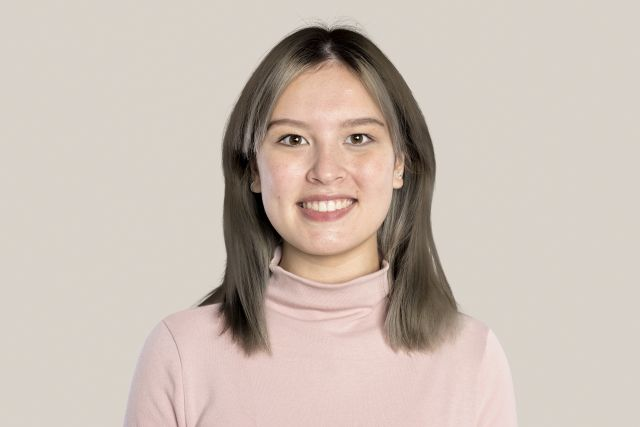
#> input picture VA - Visión artifical/practicas evaluables/Ejercicios geometría proyectiva/Notebooks clase/Teor_a/Tema2/Notebooks/foto1.jpg, 640 x 427 px
$ jupyter execute --allow-errors Sesion2.ipynb   (shell and % lines are left out)
#> lines starting #> are read from the running program, lines starting #| are printed output that depends on the picture
# Parte 1.- Recordatorio de homografías

[cell 1]
import numpy as np
import cv2
import matplotlib.pyplot as plt
import ipywidgets as widgets
from ipywidgets import HBox, VBox, Layout

# ==========================================
# 1. GENERAR EL MISMO TABLERO DE LA SESIÓN 1
# ==========================================
size_grid = int(400)
grid_size = int(50)
chessboard = np.zeros((size_grid, size_grid, 3), dtype=np.uint8)

for i in range(size_grid):
    for j in range(size_grid):
        if (i // grid_size + j // grid_size) % 2 == 0:
            chessboard[i, j] = [255, 255, 255]  # Blanco/Claro
        else:
            chessboard[i, j] =  [40, 40, 40]     # Gris oscuro

# ==========================================
# 2. DEFINICIÓN DE CONTROLES DESLIZANTES (SLIDERS)
# ==========================================
style = {'description_width': 'initial'}
layout_slider = Layout(width='280px')

# Bloque Afín (Azul)
h11 = widgets.FloatSlider(value=1.0, min=0.5, max=2.0, step=0.1, description='h11 (Escala X)', style=style, layout=layout_slider)
h12 = widgets.FloatSlider(value=0.0, min=-1.0, max=1.0, step=0.1, description='h12 (Cizalladura X)', style=style, layout=layout_slider)
h21 = widgets.FloatSlider(value=0.0, min=-1.0, max=1.0, step=0.1, description='h21 (Cizalladura Y)', style=style, layout=layout_slider)
h22 = widgets.FloatSlider(value=1.0, min=0.5, max=2.0, step=0.1, description='h22 (Escala Y)', style=style, layout=layout_slider)

# Bloque de Traslación (Verde)
h13 = widgets.FloatSlider(value=0.0, min=-200.0, max=200.0, step=10.0, description='h13 (Traslación X)', style=style, layout=layout_slider)
h23 = widgets.FloatSlider(value=0.0, min=-200.0, max=200.0, step=10.0, description='h23 (Traslación Y)', style=style, layout=layout_slider)

# Bloque Proyectivo (Rojo)
h31 = widgets.FloatSlider(value=0.0, min=-0.003, max=0.003, step=0.0002, readout_format='.4f', description='h31 (Fuga Horizontal)', style=style, layout=layout_slider)
h32 = widgets.FloatSlider(value=0.0, min=-0.003, max=0.003, step=0.0002, readout_format='.4f', description='h32 (Fuga Vertical)', style=style, layout=layout_slider)

# ==========================================
# 3. BOTÓN DE RESET
# ==========================================
btn_reset = widgets.Button(
    description='Resetear Matriz (Identidad)',
    button_style='warning', # Color naranja/amarillo de atención
    icon='refresh',
    layout=Layout(width='280px', margin='15px 0px 0px 0px')
)

# [9 lines left out: function reset_values, not called in this run]

btn_reset.on_click(reset_values)

# ==========================================
# 4. FUNCIÓN AUXILIAR PARA DIBUJAR LA MATRIZ DE COLORES
# ==========================================
# [66 lines left out: functions dibujar_matriz_colores, actualizar_simulacion, not called in this run]

# Vincular actualización interactiva de los controles a la función principal
out = widgets.interactive_output(
    actualizar_simulacion,
    {
        'h11_v': h11, 'h12_v': h12, 'h13_v': h13,
        'h21_v': h21, 'h22_v': h22, 'h23_v': h23,
        'h31_v': h31, 'h32_v': h32
    }
)

# ==========================================
# 6. DISTRIBUCIÓN VISUAL DE LA INTERFAZ
# ==========================================
caja_afin = VBox([widgets.HTML("<b>Bloque Afín (Azul)</b>"), h11, h12, h21, h22], layout=Layout(border='2px solid #D6EAF8', padding='10px', margin='5px'))
caja_tras = VBox([widgets.HTML("<b>Traslación (Verde)</b>"), h13, h23], layout=Layout(border='2px solid #D4EFDF', padding='10px', margin='5px'))
caja_proj = VBox([widgets.HTML("<b>Fila Proyectiva (Rojo)</b>"), h31, h32, btn_reset], layout=Layout(border='2px solid #FADBD8', padding='10px', margin='5px'))

controles = HBox([caja_afin, caja_tras, caja_proj])
interface = VBox([controles, out])

display(interface)

## Un segundo ejemplo: morphing

[cell 2]

import cv2
import numpy as np
import matplotlib.pyplot as plt
import ipywidgets as widgets
from IPython.display import display

puntos_A = []
puntos_B = []

# Cargar imágenes originales (OpenCV las lee en formato BGR nativo)
imgA_bgr = cv2.imread('foto1.jpg')
#> imgA_bgr is the input picture: shape (427, 640, 3); mean B, G, R 180.7, 190.3, 203.1
imgB_bgr = cv2.imread('foto2.jpg')
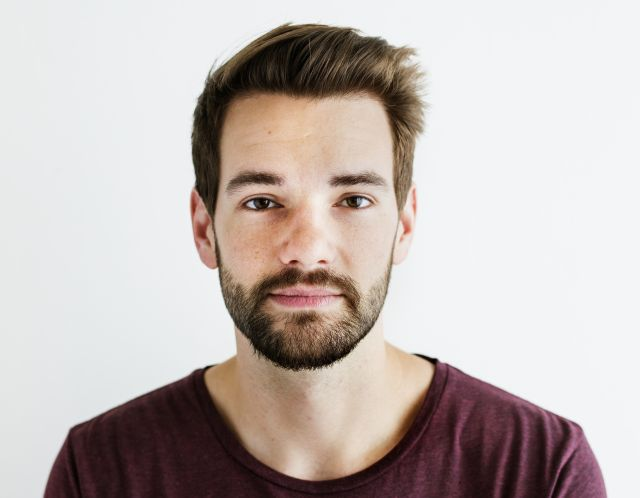
#> input picture VA - Visión artifical/practicas evaluables/Ejercicios geometría proyectiva/Notebooks clase/Teor_a/Tema2/Notebooks/foto2.jpg, 640 x 498 px
#> imgB_bgr is the input picture: shape (498, 640, 3); mean B, G, R 181.5, 184.8, 194.7

# Redimensionar
h, w = 600, 800
imgA_bgr = cv2.resize(imgA_bgr, (w, h))
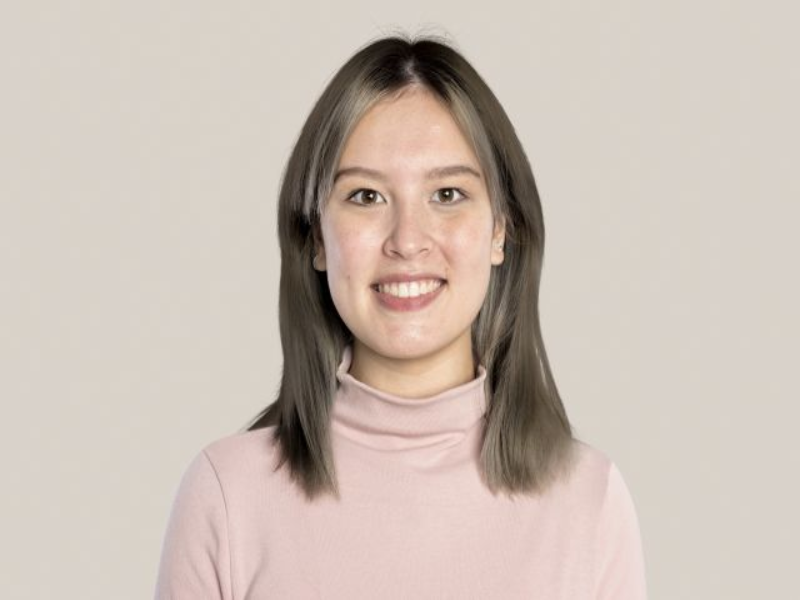
#> imgA_bgr: shape (600, 800, 3); mean B, G, R 180.7, 190.2, 203
imgB_bgr = cv2.resize(imgB_bgr, (w, h))
#> imgB_bgr: shape (600, 800, 3)
#> (the rest of the program and of its run is left out)
